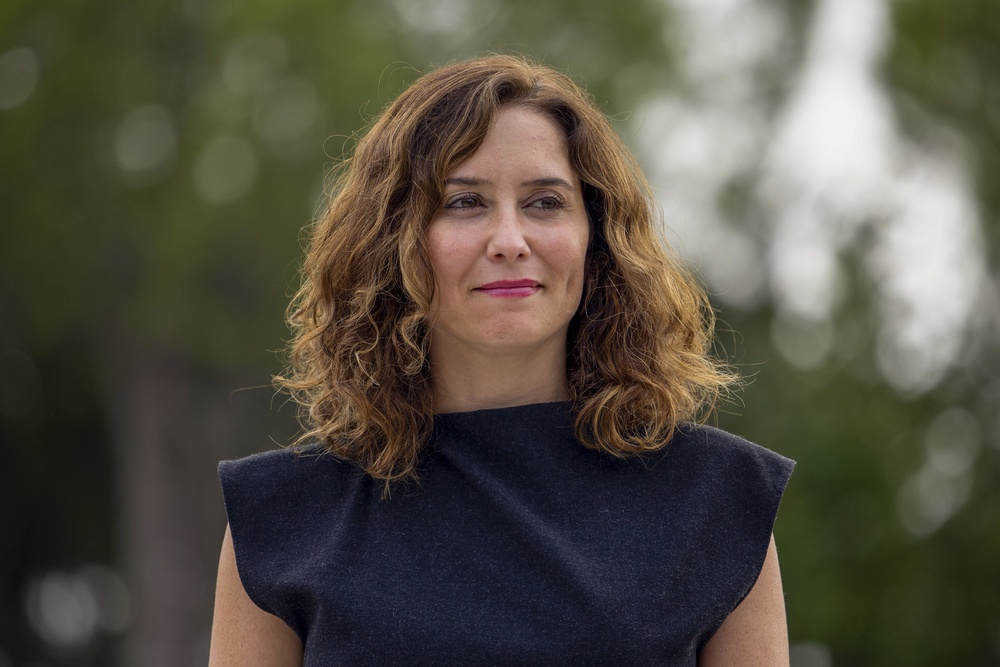
#> input picture IA/Programacion/Ejercicios/reconocimiento_caras/images/ayuso/ayuso_1.jpg, 1000 x 667 px, shrunk from 3072 x 2048 before the run, found by its file name; its folder holds only this picture in this run
$ python entrena_caras.py
#> lines starting #> are read from the running program, lines starting #| are printed output that depends on the picture; after the words box and inside, x2 and y2 are one past the last pixel; in counts of white or black regions, pixels touching at a corner belong together
import cv2 as cv
import matplotlib.pyplot as plt
import pylab # this allows you to control figure size
import numpy as np
import os, pickle

pylab.rcParams['figure.figsize'] = (15.0, 10.0)
PATH = "IA/Programacion/Ejercicios/reconocimiento_caras/"
MODEL = cv.face.LBPHFaceRecognizer_create()

dfaces = {"ayuso":0,"bukele":1,"rajoy":2,"trevijano":3}
lcaras = []
values = []

for person in os.listdir(PATH+"images/"):
    for image in os.listdir(PATH+"images/"+person):
        src = cv.imread(f"{PATH}images/{person}/{image}")
#> src is the input picture: shape (667, 1000, 3); mean B, G, R 67.6, 79.9, 84.3
        img = cv.cvtColor(src, cv.COLOR_BGR2RGB)
        gray = cv.cvtColor(src, cv.COLOR_BGR2GRAY)
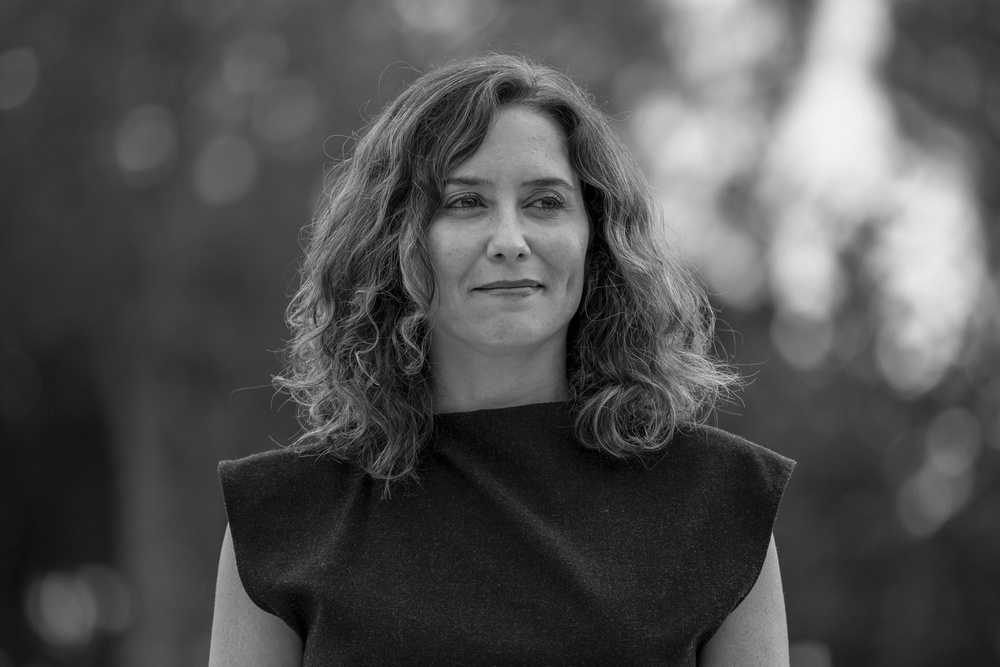
#> gray: shape (667, 1000); min 0, max 243, mean 79.8

        face_cascade = cv.CascadeClassifier(cv.data.haarcascades + 'haarcascade_frontalface_default.xml')
        eye_cascade = cv.CascadeClassifier(cv.data.haarcascades + 'haarcascade_eye.xml')
        face = face_cascade.detectMultiScale(image = gray, scaleFactor = 1.25, minNeighbors = 6, minSize = (30,30))
#> face = [[403, 125, 209, 209]]

        for (x,y,w,h) in face:
            cv.rectangle(img, (x,y), (x+w, y+h), (0,0,255), 2)
            roi_gray = gray[y:y+h, x:x+w]
            roi_color = img[y:y+h, x:x+w]
            values.append(dfaces[person])
            lcaras.append(roi_gray)
            # ojos = eye_cascade.detectMultiScale(roi_gray, 3, 1)
            ojos = eye_cascade.detectMultiScale(roi_gray)
            for (ex,ey,ew,eh) in ojos:
                cv.rectangle(roi_color, (ex,ey), (ex+ew, ey+eh), (0,255, 0), 2)
#> this loop made 1 pass
#> (x, y, w, h, ojos) on pass 1: (403, 125, 209, 209, [[113, 51, 55, 55], [35, 46, 61, 61]])
#> pass 1, `roi_gray = gray[y:y+h, x:x+w]`:
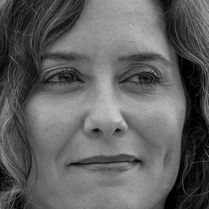
#> roi_gray: shape (209, 209); min 0, max 209, mean 96.9
#> pass 1, `roi_color = img[y:y+h, x:x+w]`:
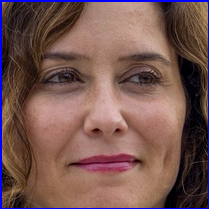
#> roi_color: shape (209, 209, 3); mean R, G, B 118.5, 86.4, 82
#> after the loop:
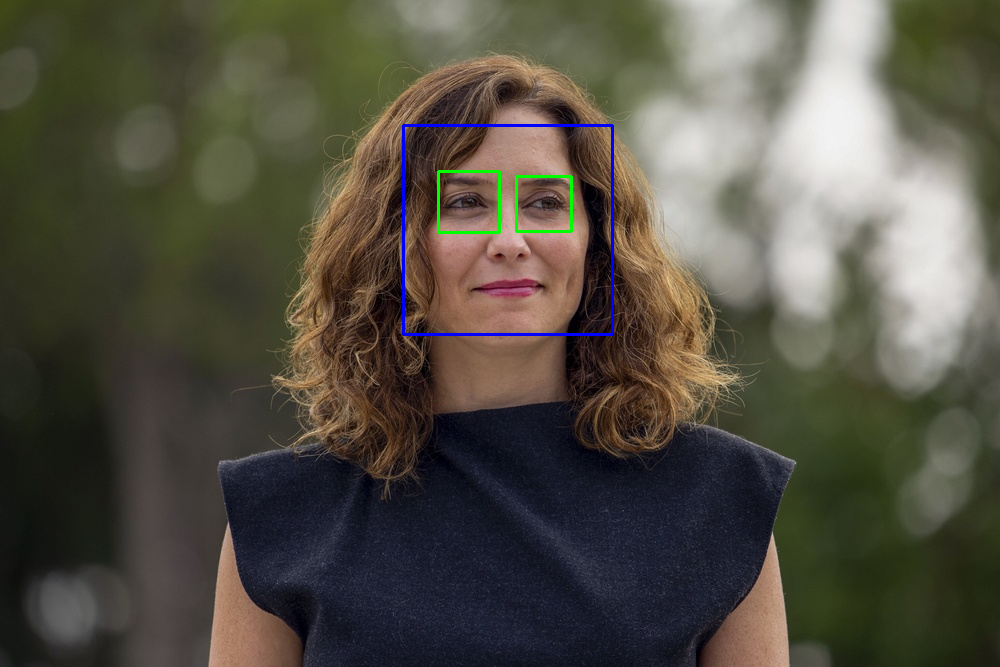
#> img: shape (667, 1000, 3); mean R, G, B 83.6, 79.9, 68.1
#> after the loop:
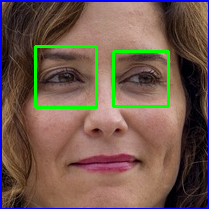
#> roi_color: shape (209, 209, 3); 3.17% of pixels changed, all inside (x1, y1, x2, y2) = (34, 45, 170, 109)
#> after the loop, lcaras = 1 item; values = [0]

        plt.imshow(img)
        plt.show()
#> pass 2 of the loop `for person in os.listdir(PATH+"images/"):`:
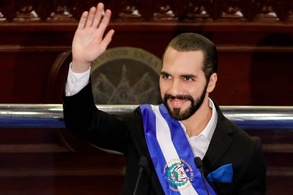
#> input picture IA/Programacion/Ejercicios/reconocimiento_caras/images/bukele/bukele_1.jpg, 293 x 195 px, shrunk from 900 x 600 before the run, found by its file name
#> src is the input picture: shape (195, 293, 3); mean B, G, R 41.8, 40.9, 61.1
#> `gray = cv.cvtColor(src, cv.COLOR_BGR2GRAY)`:
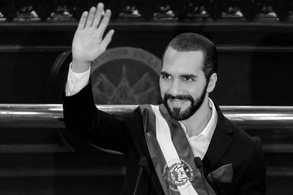
#> gray: shape (195, 293); min 0, max 254, mean 47.1
#> face = [[148, 54, 61, 61]]
#> the loop `for (x,y,w,h) in face:` made 1 pass
#> (x, y, w, h, ojos) on pass 1: (148, 54, 61, 61, [[6, 12, 21, 21], [28, 14, 21, 21]])
#> after the loop `for (x,y,w,h) in face:`:
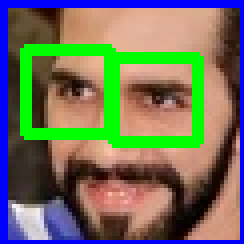
#> roi_color: shape (61, 61, 3) (shown 4 times larger); mean R, G, B 112.1, 112.9, 93.9
#> after the loop `for (x,y,w,h) in face:`: lcaras = 2 items; values = [0, 1]

MODEL.train(lcaras, np.array(values))
MODEL.save("IA/Programacion/Ejercicios/reconocimiento_caras/archives/trained_model.xml")

with open(f'{PATH}archives/values.pickle', 'wb') as f:
    pickle.dump(dfaces, f)
